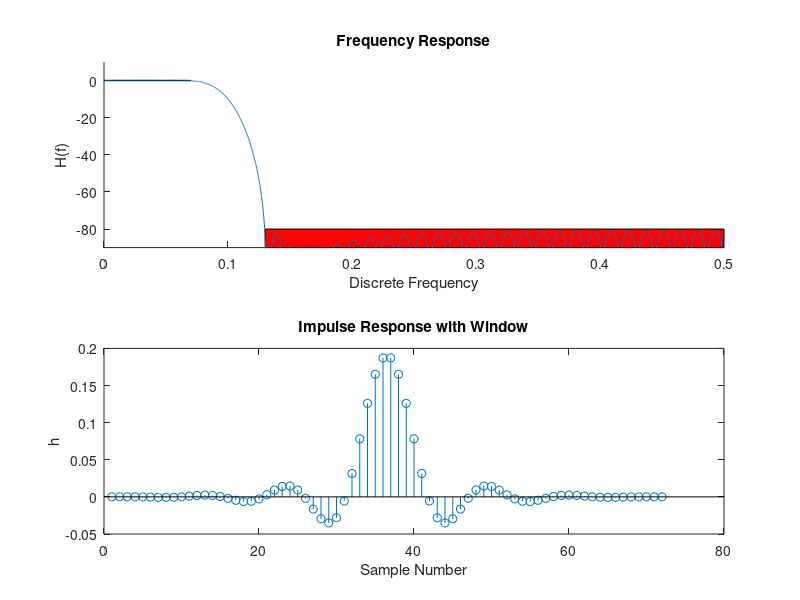

Recreate this plot in MATLAB.
%ECE 486 Lab 5
%Group Members: Dylan Godwin, Mark Hebert, Joel Castro, Cameron McGary
%4/7/2010
%Description: This MATLAB script is used to design FIR filter using either
%               a Chebychev window or Kasier window. 

clf
figure(1);
subplot(2,1,1)

%%Patch in desired response gain 

%Patch in PASSBANDS
patch([0 0 .07 .07], [-.1 .1 .1 -.1],'g'); %x,y, clockwise around shape
hold on

%Patch in STOPBANDS
patch([.13 .13 .5 .5], [-90 -80 -80 -90], 'r');
hold on

%FIR Filter order and number of samples
N = 8*1024;     
M = 72;     %filter order - THIS IS WHAT DETERMINES THE COST OF THE FILTER

f = (0:N-1)/N;    %Normalize all frequencies

f(N/2+1+1:end) = f(N/2+1+1:end)-1;  %Split function in half

%Set Ideal Transfer Function
Hd = (abs(f) < .0939) .* 10.^(.093/20);

     
%Make Hd function causal -(split to make the linear phase filter)
Hd = Hd .* exp(-j*2*pi*f*(M-1)/2);
 
%Inverse FFT to get impulse response
hd = ifft(Hd);          %Inverse fast fourier transform

%Window Function Choice (Kaiser or Chebychev)

% %Kaiser
% alpha = 8; %Variable for Kaiser
% h = hd(1:M).*Kaiser(M,alpha)';

%Chebychev
R = 68;    %Variable for Chebwin
h = hd(1:M).*chebwin(M,R)';

%Plot impulse response with window
subplot(2,1,2)
stem(h)
xlabel('Sample Number')
ylabel('h')
title('Impulse Response with Window')

%Plot magnitude of response (discrete time with FFT)
H = fft(h,N);
subplot(2,1,1)
plot(f,20*log10((abs(H))));
title('Frequency Response')
xlabel('Discrete Frequency')
ylabel('H(f)')
axis([0 .5 -90 10])

